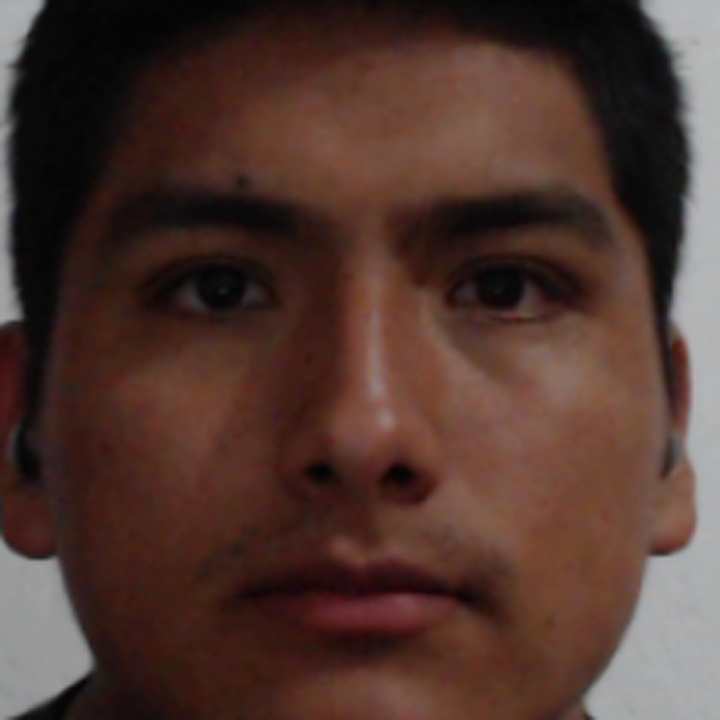
#> input picture Data/Jean/Jean_1.jpg, 720 x 720 px, given in place of the camera
$ python DataBase.py
#> lines starting #> are read from the running program, lines starting #| are printed output that depends on the picture; after the words box and inside, x2 and y2 are one past the last pixel; in counts of white or black regions, pixels touching at a corner belong together
import cv2, os, imutils

personCode = 'Jean'
personPath = './Data/' + personCode

if not os.path.exists(personPath):
    os.makedirs(personPath)
    print('Directory created: ', personPath)

cap = cv2.VideoCapture(0, cv2.CAP_DSHOW)
faceClassif = cv2.CascadeClassifier(
    cv2.data.haarcascades + 'haarcascade_frontalface_default.xml')
count = 0

while True:
    ret, frame = cap.read()
#> frame is the input picture: shape (720, 720, 3); mean B, G, R 48.2, 55.3, 80.1
    if ret == False: break

    frame = imutils.resize(frame, width = 720)
    gray = cv2.cvtColor(frame, cv2.COLOR_BGR2GRAY)
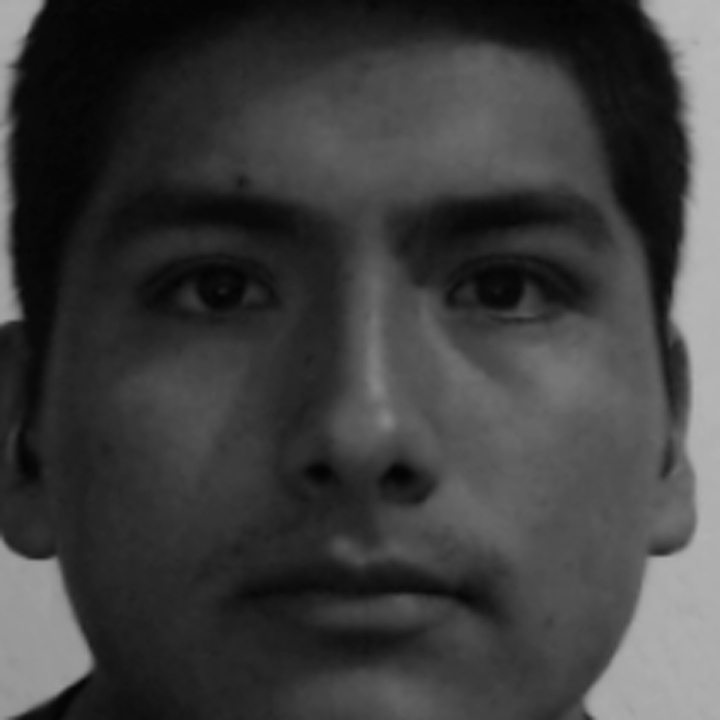
#> gray: shape (720, 720); min 3, max 187, mean 61.9
    auxFrame = frame.copy()
    faces = faceClassif.detectMultiScale(gray, 1.3, 5)
#> faces = [[102, 62, 559, 559]]

    for (x,y,h,w) in faces:
        cv2.rectangle(frame, (x,y),(x+w, y+h), (0,255,0), 2)
        rostro = auxFrame[y:y+h, x:x+w]
        rostro = cv2.resize(rostro, (720, 720),
            interpolation=cv2.INTER_CUBIC)
        cv2.imwrite(
            personPath + '/'+personCode+'_{}.jpg'.format(count),
            rostro)
        count+=1
#> this loop made 1 pass
#> (x, y, h, w, count) on pass 1: (102, 62, 559, 559, 1)
#> pass 1, `rostro = auxFrame[y:y+h, x:x+w]`:
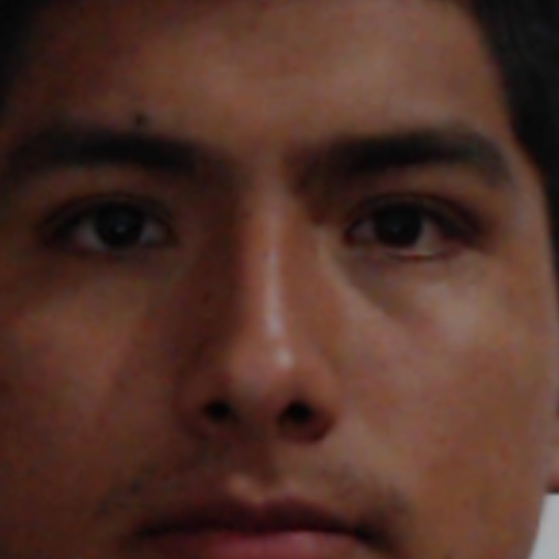
#> rostro: shape (559, 559, 3); mean B, G, R 40.1, 49.8, 81.3
#> after the loop:
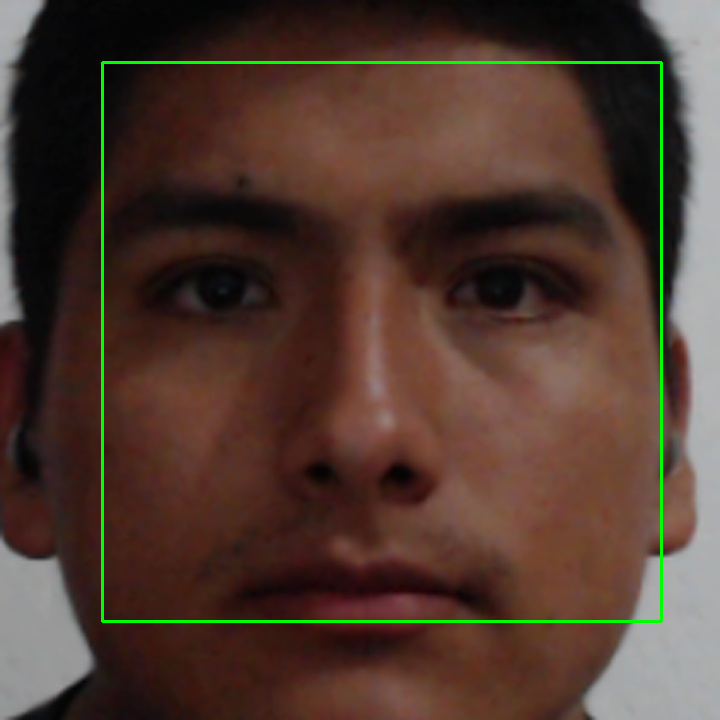
#> frame: shape (720, 720, 3); 1.29% of pixels changed, all inside (x1, y1, x2, y2) = (101, 61, 663, 623)
#> after the loop, count = 1

    cv2.imshow('Camera', frame)
    if (cv2.waitKey(1) == 27) or count==450: break
#> (key Esc is pressed here)

cap.release()
cv2.destroyAllWindows()
